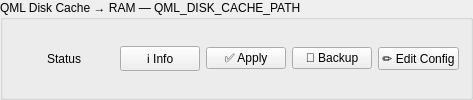
                     <widget class="QGroupBox" name="kdeQmlCacheRamGroupBox">
                      <property name="title">
                       <string>QML Disk Cache → RAM — QML_DISK_CACHE_PATH</string>
                      </property>
                      <layout class="QHBoxLayout" name="kdeQmlCacheRamLayout">
                       <item>
                        <widget class="QLabel" name="kdeQmlCacheRamStatusLabel">
                         <property name="minimumSize">
                          <size>
                           <width>100</width>
                           <height>0</height>
                          </size>
                         </property>
                         <property name="maximumSize">
                          <size>
                           <width>100</width>
                           <height>16777215</height>
                          </size>
                         </property>
                         <property name="text">
                          <string>Status</string>
                         </property>
                         <property name="alignment">
                          <set>Qt::AlignCenter</set>
                         </property>
                        </widget>
                       </item>
                       <item>
                        <widget class="QPushButton" name="kdeQmlCacheRamToggle">
                         <property name="text">
                          <string>ℹ️ Info</string>
                         </property>
                        </widget>
                       </item>
                       <item>
                        <widget class="QPushButton" name="kdeQmlCacheRamApplyButton">
                         <property name="text">
                          <string>✅ Apply</string>
                         </property>
                        </widget>
                       </item>
                       <item>
                        <widget class="QPushButton" name="kdeQmlCacheRamBackupButton">
                         <property name="text">
                          <string>💾 Backup</string>
                         </property>
                        </widget>
                       </item>
                       <item>
                        <widget class="QPushButton" name="kdeQmlCacheRamConfigButton">
                         <property name="text">
                          <string>✏️ Edit Config</string>
                         </property>
                        </widget>
                       </item>
                      </layout>
                     </widget>
